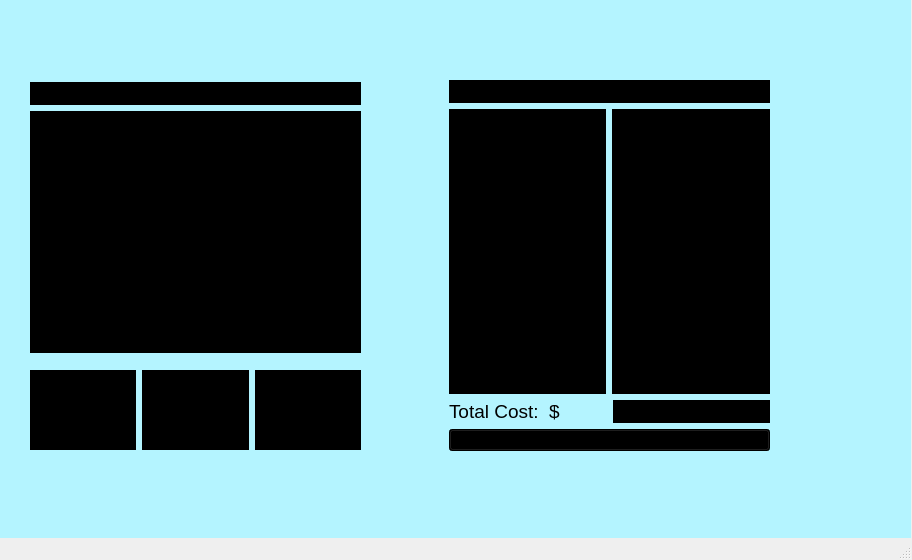
<?xml version="1.0" encoding="UTF-8"?>
<ui version="4.0">
 <class>studentpage</class>
 <widget class="QMainWindow" name="studentpage">
  <property name="geometry">
   <rect>
    <x>0</x>
    <y>0</y>
    <width>912</width>
    <height>560</height>
   </rect>
  </property>
  <property name="windowTitle">
   <string>MainWindow</string>
  </property>
  <widget class="QWidget" name="centralwidget">
   <widget class="QStackedWidget" name="stackedWidget">
    <property name="geometry">
     <rect>
      <x>0</x>
      <y>0</y>
      <width>911</width>
      <height>541</height>
     </rect>
    </property>
    <property name="styleSheet">
     <string notr="true">background-color: rgb(180, 244, 255)</string>
    </property>
    <property name="currentIndex">
     <number>6</number>
    </property>
    <widget class="QWidget" name="StudentSelect">
     <widget class="QPushButton" name="campDB_button">
      <property name="geometry">
       <rect>
        <x>370</x>
        <y>110</y>
        <width>281</width>
        <height>91</height>
       </rect>
      </property>
      <property name="font">
       <font>
        <pointsize>10</pointsize>
       </font>
      </property>
      <property name="styleSheet">
       <string notr="true">background-color: rgb(0, 0, 0)</string>
      </property>
      <property name="text">
       <string>DISPLAY DATABASE</string>
      </property>
     </widget>
     <widget class="QLabel" name="welcome_label">
      <property name="geometry">
       <rect>
        <x>380</x>
        <y>0</y>
        <width>131</width>
        <height>41</height>
       </rect>
      </property>
      <property name="font">
       <font>
        <pointsize>12</pointsize>
       </font>
      </property>
      <property name="text">
       <string>    STUDENT MENU</string>
      </property>
      <property name="textFormat">
       <enum>Qt::PlainText</enum>
      </property>
      <property name="scaledContents">
       <bool>false</bool>
      </property>
     </widget>
     <widget class="QLabel" name="campDB_texEdit">
      <property name="geometry">
       <rect>
        <x>380</x>
        <y>60</y>
        <width>261</width>
        <height>31</height>
       </rect>
      </property>
      <property name="text">
       <string>&lt;html&gt;&lt;head/&gt;&lt;body&gt;&lt;p&gt;&lt;span style=&quot; font-size:24pt; font-weight:600; text-decoration: underline;&quot;&gt;See Campus Database:&lt;/span&gt;&lt;/p&gt;&lt;/body&gt;&lt;/html&gt;</string>
      </property>
     </widget>
     <widget class="QLabel" name="tourType_label">
      <property name="geometry">
       <rect>
        <x>340</x>
        <y>230</y>
        <width>211</width>
        <height>41</height>
       </rect>
      </property>
      <property name="text">
       <string>&lt;html&gt;&lt;head/&gt;&lt;body&gt;&lt;p&gt;&lt;span style=&quot; font-size:24pt; font-weight:600; text-decoration: underline;&quot;&gt;Select Tour Type:&lt;/span&gt;&lt;/p&gt;&lt;/body&gt;&lt;/html&gt;</string>
      </property>
     </widget>
     <widget class="QPushButton" name="UCI_button">
      <property name="geometry">
       <rect>
        <x>490</x>
        <y>380</y>
        <width>151</width>
        <height>91</height>
       </rect>
      </property>
      <property name="font">
       <font>
        <pointsize>12</pointsize>
       </font>
      </property>
      <property name="styleSheet">
       <string notr="true">background-color: rgb(0, 0, 0)</string>
      </property>
      <property name="text">
       <string>UCI TRIP</string>
      </property>
     </widget>
     <widget class="QPushButton" name="Saddle_button">
      <property name="geometry">
       <rect>
        <x>50</x>
        <y>380</y>
        <width>171</width>
        <height>91</height>
       </rect>
      </property>
      <property name="font">
       <font>
        <pointsize>10</pointsize>
       </font>
      </property>
      <property name="styleSheet">
       <string notr="true">background-color: rgb(0, 0, 0)</string>
      </property>
      <property name="text">
       <string>SADDLEBACK TRIP</string>
      </property>
     </widget>
     <widget class="QPushButton" name="ASU_button">
      <property name="geometry">
       <rect>
        <x>270</x>
        <y>380</y>
        <width>161</width>
        <height>91</height>
       </rect>
      </property>
      <property name="font">
       <font>
        <pointsize>10</pointsize>
       </font>
      </property>
      <property name="styleSheet">
       <string notr="true">background-color: rgb(0, 0, 0)</string>
      </property>
      <property name="text">
       <string>ASU TRIP</string>
      </property>
     </widget>
     <widget class="QPushButton" name="custom_button">
      <property name="geometry">
       <rect>
        <x>710</x>
        <y>380</y>
        <width>151</width>
        <height>91</height>
       </rect>
      </property>
      <property name="font">
       <font>
        <pointsize>10</pointsize>
       </font>
      </property>
      <property name="styleSheet">
       <string notr="true">background-color: rgb(0, 0, 0)</string>
      </property>
      <property name="text">
       <string>CUSTOM TRIP</string>
      </property>
     </widget>
     <widget class="QPlainTextEdit" name="UCI_textEdit">
      <property name="geometry">
       <rect>
        <x>460</x>
        <y>280</y>
        <width>211</width>
        <height>91</height>
       </rect>
      </property>
      <property name="styleSheet">
       <string notr="true">background-color: rgb(0, 0, 0)</string>
      </property>
      <property name="plainText">
       <string>Start at the University of California, Irvine (UCI) and tour eleven different college campuses.</string>
      </property>
     </widget>
     <widget class="QPlainTextEdit" name="Saddle_textEdit">
      <property name="geometry">
       <rect>
        <x>20</x>
        <y>280</y>
        <width>211</width>
        <height>91</height>
       </rect>
      </property>
      <property name="styleSheet">
       <string notr="true">background-color: rgb(0, 0, 0)</string>
      </property>
      <property name="plainText">
       <string>Start at Saddleback Community College,  tour thirteen college campuses.  To do this trip,  an admin must add two more colleges.</string>
      </property>
     </widget>
     <widget class="QPlainTextEdit" name="ASU_textEdit">
      <property name="geometry">
       <rect>
        <x>240</x>
        <y>280</y>
        <width>211</width>
        <height>91</height>
       </rect>
      </property>
      <property name="styleSheet">
       <string notr="true">background-color: rgb(0, 0, 0)</string>
      </property>
      <property name="plainText">
       <string>Start at Arizona State University (ASU),  choose any number of other other colleges to visit before you start your trip and choose which colleges to visit.</string>
      </property>
     </widget>
     <widget class="QPlainTextEdit" name="custom_textEdit">
      <property name="geometry">
       <rect>
        <x>680</x>
        <y>280</y>
        <width>211</width>
        <height>91</height>
       </rect>
      </property>
      <property name="styleSheet">
       <string notr="true">background-color: rgb(0, 0, 0)</string>
      </property>
      <property name="plainText">
       <string>Choose any of the colleges that you wish to tour from the database.</string>
      </property>
     </widget>
     <widget class="QPushButton" name="back_button_select">
      <property name="geometry">
       <rect>
        <x>670</x>
        <y>20</y>
        <width>112</width>
        <height>34</height>
       </rect>
      </property>
      <property name="styleSheet">
       <string notr="true">background-color: rgb(0, 0, 0)</string>
      </property>
      <property name="text">
       <string>Back</string>
      </property>
     </widget>
     <widget class="QPlainTextEdit" name="tour_textEdit">
      <property name="geometry">
       <rect>
        <x>30</x>
        <y>40</y>
        <width>291</width>
        <height>161</height>
       </rect>
      </property>
      <property name="styleSheet">
       <string notr="true">background-color: rgb(0, 0, 0)</string>
      </property>
      <property name="plainText">
       <string>In this program,  you will be able to select one of four different tour types in order to create your desired college tour plan.  After your colleges and trip has been selected,  you will be able to purchase any number of souvenirs from the campuses you visit.  Then you will receieve a sorted college tour plan and a souvenir receipt from your trip that details the distance and all other necessary information.</string>
      </property>
     </widget>
    </widget>
    <widget class="QWidget" name="databaseDisplay">
     <widget class="QTableView" name="tableView">
      <property name="geometry">
       <rect>
        <x>20</x>
        <y>50</y>
        <width>781</width>
        <height>371</height>
       </rect>
      </property>
      <property name="styleSheet">
       <string notr="true">background-color: rgb(0, 0, 0)</string>
      </property>
     </widget>
     <widget class="QComboBox" name="campus_combo">
      <property name="geometry">
       <rect>
        <x>20</x>
        <y>460</y>
        <width>281</width>
        <height>26</height>
       </rect>
      </property>
      <property name="styleSheet">
       <string notr="true">background-color: rgb(0, 0, 0)</string>
      </property>
     </widget>
     <widget class="QLabel" name="campus_label">
      <property name="geometry">
       <rect>
        <x>20</x>
        <y>430</y>
        <width>121</width>
        <height>20</height>
       </rect>
      </property>
      <property name="text">
       <string>Current Campus</string>
      </property>
     </widget>
     <widget class="QLabel" name="database_label">
      <property name="geometry">
       <rect>
        <x>20</x>
        <y>10</y>
        <width>371</width>
        <height>20</height>
       </rect>
      </property>
      <property name="text">
       <string>Database</string>
      </property>
     </widget>
     <widget class="QPushButton" name="other_button">
      <property name="geometry">
       <rect>
        <x>320</x>
        <y>450</y>
        <width>141</width>
        <height>34</height>
       </rect>
      </property>
      <property name="styleSheet">
       <string notr="true">background-color: rgb(0, 0, 0)</string>
      </property>
      <property name="text">
       <string>Other Campuses</string>
      </property>
     </widget>
     <widget class="QPushButton" name="souv_button">
      <property name="geometry">
       <rect>
        <x>480</x>
        <y>450</y>
        <width>141</width>
        <height>34</height>
       </rect>
      </property>
      <property name="styleSheet">
       <string notr="true">background-color: rgb(0, 0, 0)</string>
      </property>
      <property name="text">
       <string>Souvenirs</string>
      </property>
     </widget>
     <widget class="QPushButton" name="back_button_db">
      <property name="geometry">
       <rect>
        <x>690</x>
        <y>10</y>
        <width>112</width>
        <height>34</height>
       </rect>
      </property>
      <property name="styleSheet">
       <string notr="true">background-color: rgb(0, 0, 0)</string>
      </property>
      <property name="text">
       <string>Back</string>
      </property>
     </widget>
    </widget>
    <widget class="QWidget" name="startCollegeTour">
     <widget class="QLabel" name="start_label">
      <property name="geometry">
       <rect>
        <x>40</x>
        <y>390</y>
        <width>131</width>
        <height>20</height>
       </rect>
      </property>
      <property name="text">
       <string>Starting Campus</string>
      </property>
     </widget>
     <widget class="QPushButton" name="enter_button_1">
      <property name="geometry">
       <rect>
        <x>290</x>
        <y>430</y>
        <width>112</width>
        <height>34</height>
       </rect>
      </property>
      <property name="styleSheet">
       <string notr="true">background-color: rgb(0, 0, 0)</string>
      </property>
      <property name="text">
       <string>Enter</string>
      </property>
     </widget>
     <widget class="QPushButton" name="back_button_custom">
      <property name="geometry">
       <rect>
        <x>690</x>
        <y>20</y>
        <width>112</width>
        <height>34</height>
       </rect>
      </property>
      <property name="styleSheet">
       <string notr="true">background-color: rgb(0, 0, 0)</string>
      </property>
      <property name="text">
       <string>Back</string>
      </property>
     </widget>
     <widget class="QLabel" name="avali_label_1">
      <property name="geometry">
       <rect>
        <x>40</x>
        <y>30</y>
        <width>151</width>
        <height>20</height>
       </rect>
      </property>
      <property name="text">
       <string>Avaliable Campuses</string>
      </property>
     </widget>
     <widget class="QComboBox" name="start_combo">
      <property name="geometry">
       <rect>
        <x>170</x>
        <y>390</y>
        <width>231</width>
        <height>26</height>
       </rect>
      </property>
      <property name="styleSheet">
       <string notr="true">background-color: rgb(0, 0, 0)</string>
      </property>
     </widget>
     <widget class="QListView" name="start_listView">
      <property name="enabled">
       <bool>true</bool>
      </property>
      <property name="geometry">
       <rect>
        <x>40</x>
        <y>60</y>
        <width>361</width>
        <height>311</height>
       </rect>
      </property>
      <property name="styleSheet">
       <string notr="true">background-color: rgb(0, 0, 0)</string>
      </property>
     </widget>
    </widget>
    <widget class="QWidget" name="collegeTour">
     <widget class="QLabel" name="next_label">
      <property name="geometry">
       <rect>
        <x>40</x>
        <y>380</y>
        <width>101</width>
        <height>31</height>
       </rect>
      </property>
      <property name="text">
       <string>Next Campus</string>
      </property>
     </widget>
     <widget class="QPushButton" name="done_button">
      <property name="geometry">
       <rect>
        <x>290</x>
        <y>430</y>
        <width>112</width>
        <height>34</height>
       </rect>
      </property>
      <property name="styleSheet">
       <string notr="true">background-color: rgb(0, 0, 0)</string>
      </property>
      <property name="text">
       <string>Done</string>
      </property>
     </widget>
     <widget class="QPushButton" name="enter_button_2">
      <property name="geometry">
       <rect>
        <x>150</x>
        <y>430</y>
        <width>112</width>
        <height>34</height>
       </rect>
      </property>
      <property name="styleSheet">
       <string notr="true">background-color: rgb(0, 0, 0)</string>
      </property>
      <property name="text">
       <string>Enter</string>
      </property>
     </widget>
     <widget class="QListView" name="select_listView">
      <property name="geometry">
       <rect>
        <x>430</x>
        <y>60</y>
        <width>361</width>
        <height>311</height>
       </rect>
      </property>
      <property name="styleSheet">
       <string notr="true">background-color: rgb(0, 0, 0)</string>
      </property>
     </widget>
     <widget class="QListView" name="avali_listView">
      <property name="enabled">
       <bool>true</bool>
      </property>
      <property name="geometry">
       <rect>
        <x>40</x>
        <y>60</y>
        <width>361</width>
        <height>311</height>
       </rect>
      </property>
      <property name="styleSheet">
       <string notr="true">background-color: rgb(0, 0, 0)</string>
      </property>
     </widget>
     <widget class="QLabel" name="avali_label_2">
      <property name="geometry">
       <rect>
        <x>40</x>
        <y>30</y>
        <width>151</width>
        <height>20</height>
       </rect>
      </property>
      <property name="text">
       <string>Avaliable Campuses</string>
      </property>
     </widget>
     <widget class="QLabel" name="select_label">
      <property name="geometry">
       <rect>
        <x>430</x>
        <y>30</y>
        <width>151</width>
        <height>20</height>
       </rect>
      </property>
      <property name="text">
       <string>Selected Campuses</string>
      </property>
     </widget>
     <widget class="QComboBox" name="next_combo">
      <property name="geometry">
       <rect>
        <x>150</x>
        <y>390</y>
        <width>251</width>
        <height>26</height>
       </rect>
      </property>
      <property name="styleSheet">
       <string notr="true">background-color: rgb(0, 0, 0)</string>
      </property>
     </widget>
     <widget class="QPushButton" name="back_button_general">
      <property name="geometry">
       <rect>
        <x>680</x>
        <y>10</y>
        <width>112</width>
        <height>34</height>
       </rect>
      </property>
      <property name="styleSheet">
       <string notr="true">background-color: rgb(0, 0, 0)</string>
      </property>
      <property name="text">
       <string>Back</string>
      </property>
     </widget>
    </widget>
    <widget class="QWidget" name="souvenirShop">
     <widget class="QComboBox" name="selectCampus_comboBox">
      <property name="geometry">
       <rect>
        <x>70</x>
        <y>50</y>
        <width>271</width>
        <height>22</height>
       </rect>
      </property>
      <property name="styleSheet">
       <string notr="true">background-color: rgb(0, 0, 0)</string>
      </property>
     </widget>
     <widget class="QTableView" name="souv_tableView">
      <property name="geometry">
       <rect>
        <x>70</x>
        <y>90</y>
        <width>271</width>
        <height>251</height>
       </rect>
      </property>
      <property name="styleSheet">
       <string notr="true">background-color: rgb(0, 0, 0)</string>
      </property>
     </widget>
     <widget class="QTableView" name="souvCart_tableView">
      <property name="geometry">
       <rect>
        <x>400</x>
        <y>90</y>
        <width>371</width>
        <height>251</height>
       </rect>
      </property>
      <property name="styleSheet">
       <string notr="true">background-color: rgb(0, 0, 0)</string>
      </property>
     </widget>
     <widget class="QPushButton" name="backFromSouv_button">
      <property name="geometry">
       <rect>
        <x>700</x>
        <y>10</y>
        <width>121</width>
        <height>28</height>
       </rect>
      </property>
      <property name="styleSheet">
       <string notr="true">background-color: rgb(0, 0, 0)</string>
      </property>
      <property name="text">
       <string>Back </string>
      </property>
     </widget>
     <widget class="QPushButton" name="addSouvenir_button">
      <property name="geometry">
       <rect>
        <x>250</x>
        <y>400</y>
        <width>93</width>
        <height>28</height>
       </rect>
      </property>
      <property name="styleSheet">
       <string notr="true">background-color: rgb(0, 0, 0)</string>
      </property>
      <property name="text">
       <string>Add</string>
      </property>
     </widget>
     <widget class="QComboBox" name="souv_comboBox">
      <property name="geometry">
       <rect>
        <x>70</x>
        <y>360</y>
        <width>171</width>
        <height>22</height>
       </rect>
      </property>
      <property name="styleSheet">
       <string notr="true">background-color: rgb(0, 0, 0)</string>
      </property>
     </widget>
     <widget class="QSpinBox" name="quantity_spinBox">
      <property name="geometry">
       <rect>
        <x>290</x>
        <y>360</y>
        <width>42</width>
        <height>22</height>
       </rect>
      </property>
      <property name="minimum">
       <number>1</number>
      </property>
     </widget>
     <widget class="QLabel" name="souv_label">
      <property name="geometry">
       <rect>
        <x>150</x>
        <y>20</y>
        <width>131</width>
        <height>21</height>
       </rect>
      </property>
      <property name="text">
       <string>&lt;html&gt;&lt;head/&gt;&lt;body&gt;&lt;p&gt;&lt;span style=&quot; font-size:18pt; font-weight:600;&quot;&gt;Souvenirs of: &lt;/span&gt;&lt;/p&gt;&lt;/body&gt;&lt;/html&gt;</string>
      </property>
     </widget>
     <widget class="QLabel" name="souvCart_label">
      <property name="geometry">
       <rect>
        <x>470</x>
        <y>20</y>
        <width>231</width>
        <height>51</height>
       </rect>
      </property>
      <property name="font">
       <font>
        <pointsize>18</pointsize>
       </font>
      </property>
      <property name="text">
       <string>&lt;html&gt;&lt;head/&gt;&lt;body&gt;&lt;p align=&quot;center&quot;&gt;&lt;span style=&quot; font-weight:600; text-decoration: underline;&quot;&gt;Souvenir Cart&lt;/span&gt;&lt;/p&gt;&lt;/body&gt;&lt;/html&gt;</string>
      </property>
     </widget>
     <widget class="QLabel" name="total_label">
      <property name="geometry">
       <rect>
        <x>410</x>
        <y>370</y>
        <width>56</width>
        <height>41</height>
       </rect>
      </property>
      <property name="font">
       <font>
        <pointsize>12</pointsize>
       </font>
      </property>
      <property name="text">
       <string>Total:</string>
      </property>
     </widget>
     <widget class="QLabel" name="dollarSign">
      <property name="geometry">
       <rect>
        <x>490</x>
        <y>360</y>
        <width>31</width>
        <height>61</height>
       </rect>
      </property>
      <property name="font">
       <font>
        <pointsize>18</pointsize>
       </font>
      </property>
      <property name="text">
       <string>$</string>
      </property>
     </widget>
     <widget class="QPushButton" name="checkout_button">
      <property name="geometry">
       <rect>
        <x>400</x>
        <y>440</y>
        <width>371</width>
        <height>28</height>
       </rect>
      </property>
      <property name="styleSheet">
       <string notr="true">background-color: rgb(0, 0, 0)</string>
      </property>
      <property name="text">
       <string>Checkout</string>
      </property>
     </widget>
     <widget class="QLabel" name="totalCart_label">
      <property name="geometry">
       <rect>
        <x>540</x>
        <y>370</y>
        <width>231</width>
        <height>41</height>
       </rect>
      </property>
      <property name="font">
       <font>
        <pointsize>18</pointsize>
       </font>
      </property>
      <property name="mouseTracking">
       <bool>false</bool>
      </property>
      <property name="text">
       <string>0.00</string>
      </property>
      <property name="textFormat">
       <enum>Qt::AutoText</enum>
      </property>
      <property name="scaledContents">
       <bool>false</bool>
      </property>
     </widget>
    </widget>
    <widget class="QWidget" name="asuCollegeTour">
     <widget class="QPushButton" name="back_button_asu">
      <property name="geometry">
       <rect>
        <x>700</x>
        <y>20</y>
        <width>112</width>
        <height>34</height>
       </rect>
      </property>
      <property name="styleSheet">
       <string notr="true">background-color: rgb(0, 0, 0)</string>
      </property>
      <property name="text">
       <string>Back</string>
      </property>
     </widget>
     <widget class="QPushButton" name="enter_button_asu">
      <property name="geometry">
       <rect>
        <x>360</x>
        <y>210</y>
        <width>112</width>
        <height>34</height>
       </rect>
      </property>
      <property name="styleSheet">
       <string notr="true">background-color: rgb(0, 0, 0)</string>
      </property>
      <property name="text">
       <string>Enter</string>
      </property>
     </widget>
     <widget class="QLabel" name="asu_label_title">
      <property name="geometry">
       <rect>
        <x>200</x>
        <y>20</y>
        <width>421</width>
        <height>51</height>
       </rect>
      </property>
      <property name="font">
       <font>
        <pointsize>12</pointsize>
       </font>
      </property>
      <property name="text">
       <string>&lt;html&gt;&lt;head/&gt;&lt;body&gt;&lt;p align=&quot;center&quot;&gt;&lt;span style=&quot; font-size:24pt; font-weight:600; text-decoration: underline;&quot;&gt;ASU College Tour - Starting at ASU&lt;/span&gt;&lt;/p&gt;&lt;/body&gt;&lt;/html&gt;</string>
      </property>
     </widget>
     <widget class="QLabel" name="asu_label_prompt">
      <property name="geometry">
       <rect>
        <x>130</x>
        <y>100</y>
        <width>601</width>
        <height>20</height>
       </rect>
      </property>
      <property name="text">
       <string>&lt;html&gt;&lt;head/&gt;&lt;body&gt;&lt;p&gt;&lt;span style=&quot; font-size:18pt; font-weight:600;&quot;&gt;Enter the number of colleges you would like to visit (including ASU):&lt;/span&gt;&lt;/p&gt;&lt;/body&gt;&lt;/html&gt;</string>
      </property>
     </widget>
     <widget class="QComboBox" name="asu_combo">
      <property name="geometry">
       <rect>
        <x>360</x>
        <y>150</y>
        <width>111</width>
        <height>26</height>
       </rect>
      </property>
      <property name="styleSheet">
       <string notr="true">background-color: rgb(0, 0, 0)</string>
      </property>
     </widget>
    </widget>
    <widget class="QWidget" name="SortCollegeTour">
     <widget class="QWidget" name="horizontalLayoutWidget">
      <property name="geometry">
       <rect>
        <x>30</x>
        <y>370</y>
        <width>331</width>
        <height>80</height>
       </rect>
      </property>
      <layout class="QHBoxLayout" name="horizontalLayout_3">
       <item>
        <widget class="QLabel" name="total_dist_label">
         <property name="font">
          <font>
           <pointsize>10</pointsize>
          </font>
         </property>
         <property name="styleSheet">
          <string notr="true">background-color: rgb(0, 0, 0)</string>
         </property>
         <property name="text">
          <string>Total Distance</string>
         </property>
        </widget>
       </item>
       <item>
        <widget class="QLabel" name="distanceNum_label">
         <property name="font">
          <font>
           <pointsize>12</pointsize>
          </font>
         </property>
         <property name="styleSheet">
          <string notr="true">background-color: rgb(0, 0, 0)</string>
         </property>
         <property name="text">
          <string/>
         </property>
         <property name="alignment">
          <set>Qt::AlignCenter</set>
         </property>
        </widget>
       </item>
       <item>
        <widget class="QLabel" name="label_2">
         <property name="font">
          <font>
           <pointsize>10</pointsize>
          </font>
         </property>
         <property name="styleSheet">
          <string notr="true">background-color: rgb(0, 0, 0)</string>
         </property>
         <property name="text">
          <string>miles</string>
         </property>
        </widget>
       </item>
      </layout>
     </widget>
     <widget class="QWidget" name="verticalLayoutWidget">
      <property name="geometry">
       <rect>
        <x>449</x>
        <y>80</y>
        <width>321</width>
        <height>371</height>
       </rect>
      </property>
      <layout class="QVBoxLayout" name="verticalLayout_3">
       <item>
        <widget class="QLabel" name="souvTitleLabel">
         <property name="font">
          <font>
           <pointsize>14</pointsize>
          </font>
         </property>
         <property name="styleSheet">
          <string notr="true">background-color: rgb(0, 0, 0)</string>
         </property>
         <property name="text">
          <string>Souvenirs</string>
         </property>
         <property name="alignment">
          <set>Qt::AlignCenter</set>
         </property>
        </widget>
       </item>
       <item>
        <layout class="QHBoxLayout" name="horizontalLayout_7">
         <item>
          <widget class="QListView" name="souvFinal_listView">
           <property name="styleSheet">
            <string notr="true">background-color: rgb(0, 0, 0)</string>
           </property>
          </widget>
         </item>
         <item>
          <widget class="QListView" name="quantityFinal_listView">
           <property name="styleSheet">
            <string notr="true">background-color: rgb(0, 0, 0)</string>
           </property>
          </widget>
         </item>
        </layout>
       </item>
       <item>
        <layout class="QGridLayout" name="gridLayout_2">
         <item row="1" column="0">
          <widget class="QPushButton" name="finish_button">
           <property name="styleSheet">
            <string notr="true">background-color: rgb(0, 0, 0)</string>
           </property>
           <property name="text">
            <string>Finish</string>
           </property>
          </widget>
         </item>
         <item row="0" column="0">
          <layout class="QHBoxLayout" name="horizontalLayout_5">
           <item>
            <widget class="QLabel" name="totalCost_label">
             <property name="font">
              <font>
               <pointsize>14</pointsize>
              </font>
             </property>
             <property name="text">
              <string>Total Cost:  $</string>
             </property>
            </widget>
           </item>
           <item>
            <widget class="QLabel" name="totalNum_label">
             <property name="font">
              <font>
               <pointsize>14</pointsize>
              </font>
             </property>
             <property name="styleSheet">
              <string notr="true">background-color: rgb(0, 0, 0)</string>
             </property>
             <property name="text">
              <string/>
             </property>
            </widget>
           </item>
          </layout>
         </item>
        </layout>
       </item>
      </layout>
     </widget>
     <widget class="QLabel" name="startCampus_label">
      <property name="geometry">
       <rect>
        <x>30</x>
        <y>30</y>
        <width>551</width>
        <height>31</height>
       </rect>
      </property>
      <property name="text">
       <string/>
      </property>
     </widget>
     <widget class="QWidget" name="verticalLayoutWidget_2">
      <property name="geometry">
       <rect>
        <x>30</x>
        <y>82</y>
        <width>331</width>
        <height>271</height>
       </rect>
      </property>
      <layout class="QVBoxLayout" name="verticalLayout_4">
       <item>
        <layout class="QGridLayout" name="gridLayout_4">
         <item row="0" column="0">
          <widget class="QLabel" name="label">
           <property name="font">
            <font>
             <pointsize>14</pointsize>
            </font>
           </property>
           <property name="styleSheet">
            <string notr="true">background-color: rgb(0, 0, 0)</string>
           </property>
           <property name="text">
            <string>Sorted College Tour Plan</string>
           </property>
           <property name="alignment">
            <set>Qt::AlignCenter</set>
           </property>
          </widget>
         </item>
         <item row="1" column="0">
          <widget class="QListWidget" name="sort_listWidget">
           <property name="styleSheet">
            <string notr="true">background-color: rgb(0, 0, 0)</string>
           </property>
          </widget>
         </item>
        </layout>
       </item>
      </layout>
     </widget>
    </widget>
   </widget>
  </widget>
  <widget class="QMenuBar" name="menubar">
   <property name="geometry">
    <rect>
     <x>0</x>
     <y>0</y>
     <width>912</width>
     <height>37</height>
    </rect>
   </property>
  </widget>
  <widget class="QStatusBar" name="statusbar"/>
 </widget>
 <resources/>
 <connections/>
</ui>
